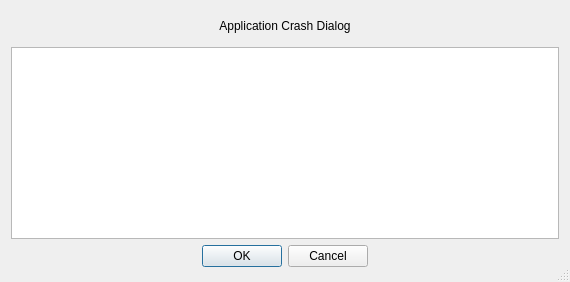
<?xml version="1.0" encoding="UTF-8"?>
<ui version="4.0">
 <class>CrashDialog</class>
 <widget class="QDialog" name="CrashDialog">
  <property name="geometry">
   <rect>
    <x>0</x>
    <y>0</y>
    <width>570</width>
    <height>282</height>
   </rect>
  </property>
  <property name="sizePolicy">
   <sizepolicy hsizetype="Preferred" vsizetype="MinimumExpanding">
    <horstretch>0</horstretch>
    <verstretch>0</verstretch>
   </sizepolicy>
  </property>
  <property name="windowTitle">
   <string>Dialog</string>
  </property>
  <property name="sizeGripEnabled">
   <bool>true</bool>
  </property>
  <property name="modal">
   <bool>true</bool>
  </property>
  <layout class="QVBoxLayout" name="verticalLayout">
   <item>
    <widget class="QLabel" name="label">
     <property name="sizePolicy">
      <sizepolicy hsizetype="Preferred" vsizetype="Fixed">
       <horstretch>0</horstretch>
       <verstretch>0</verstretch>
      </sizepolicy>
     </property>
     <property name="minimumSize">
      <size>
       <width>0</width>
       <height>30</height>
      </size>
     </property>
     <property name="text">
      <string>Application Crash Dialog</string>
     </property>
     <property name="alignment">
      <set>Qt::AlignCenter</set>
     </property>
    </widget>
   </item>
   <item>
    <widget class="KPPAdjustableListView" name="listView">
     <property name="sizePolicy">
      <sizepolicy hsizetype="Expanding" vsizetype="Fixed">
       <horstretch>0</horstretch>
       <verstretch>0</verstretch>
      </sizepolicy>
     </property>
     <property name="minimumSize">
      <size>
       <width>0</width>
       <height>175</height>
      </size>
     </property>
    </widget>
   </item>
   <item>
    <widget class="QDialogButtonBox" name="buttonBox">
     <property name="orientation">
      <enum>Qt::Horizontal</enum>
     </property>
     <property name="standardButtons">
      <set>QDialogButtonBox::Cancel|QDialogButtonBox::Ok</set>
     </property>
     <property name="centerButtons">
      <bool>true</bool>
     </property>
    </widget>
   </item>
   <item>
    <spacer name="verticalSpacer">
     <property name="orientation">
      <enum>Qt::Vertical</enum>
     </property>
     <property name="sizeHint" stdset="0">
      <size>
       <width>20</width>
       <height>1</height>
      </size>
     </property>
    </spacer>
   </item>
  </layout>
 </widget>
 <customwidgets>
  <customwidget>
   <class>KPPAdjustableListView</class>
   <extends>QListView</extends>
   <header>kppadjustablelistview.h</header>
  </customwidget>
 </customwidgets>
 <resources/>
 <connections>
  <connection>
   <sender>buttonBox</sender>
   <signal>accepted()</signal>
   <receiver>CrashDialog</receiver>
   <slot>accept()</slot>
   <hints>
    <hint type="sourcelabel">
     <x>248</x>
     <y>254</y>
    </hint>
    <hint type="destinationlabel">
     <x>157</x>
     <y>274</y>
    </hint>
   </hints>
  </connection>
  <connection>
   <sender>buttonBox</sender>
   <signal>rejected()</signal>
   <receiver>CrashDialog</receiver>
   <slot>reject()</slot>
   <hints>
    <hint type="sourcelabel">
     <x>316</x>
     <y>260</y>
    </hint>
    <hint type="destinationlabel">
     <x>286</x>
     <y>274</y>
    </hint>
   </hints>
  </connection>
 </connections>
</ui>
